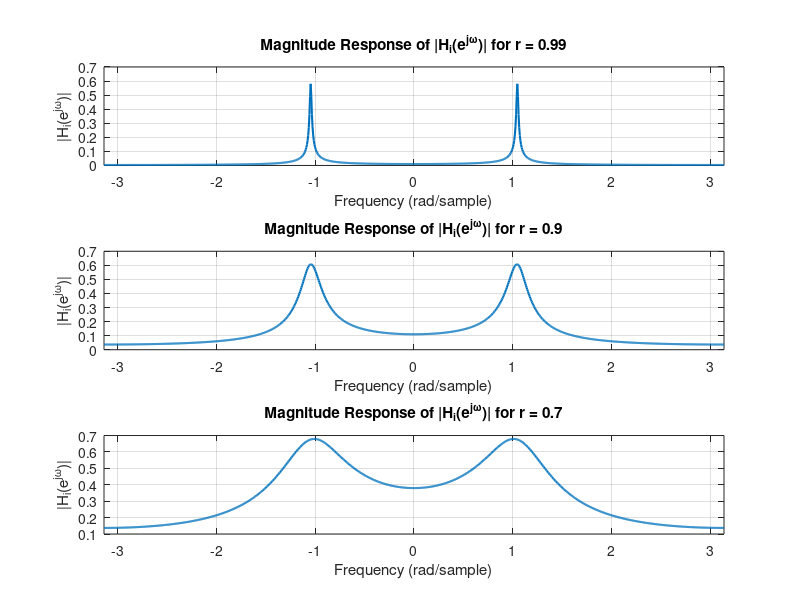
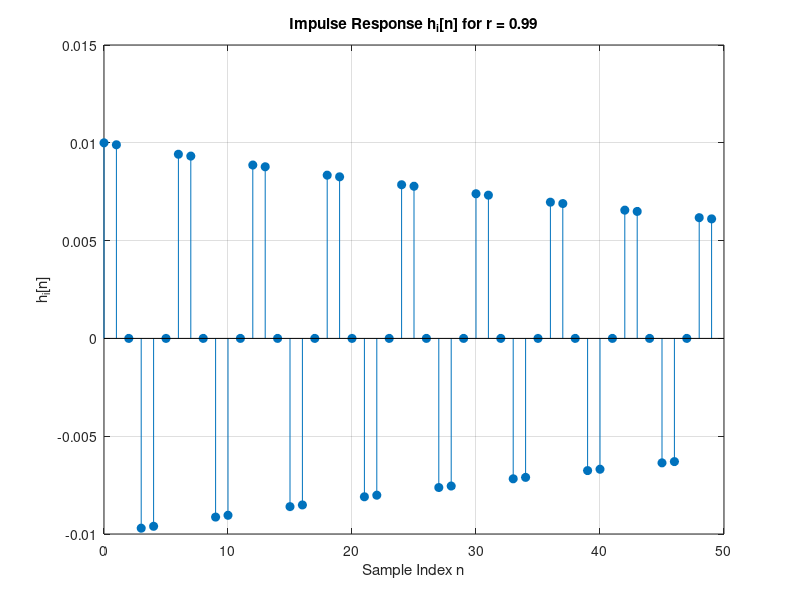
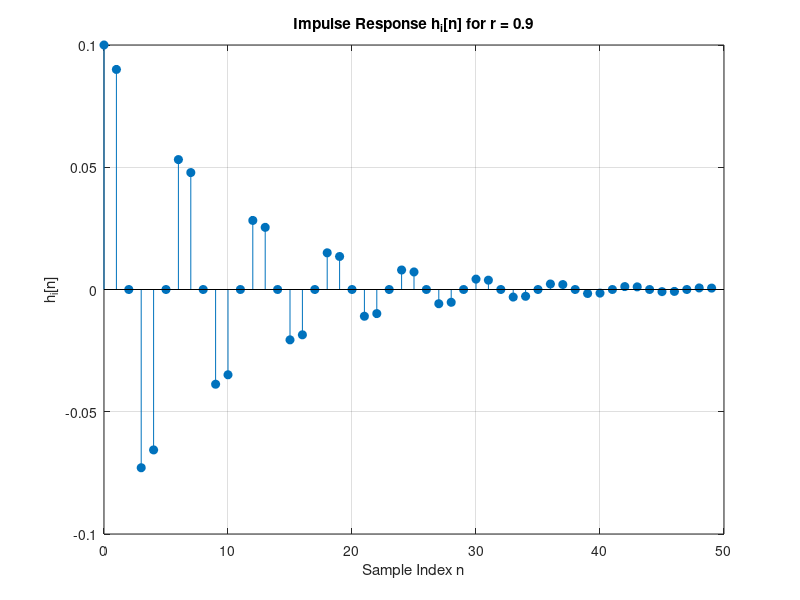
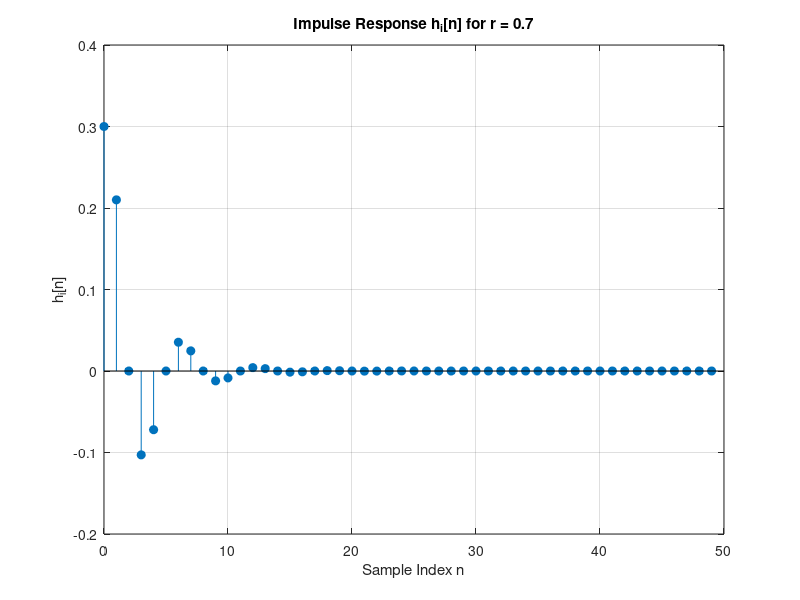

MATLAB code for these plots, in order: (Note: this script raises an error after producing the figures.)
% Parameters
theta = pi / 3; % given angle
r_values = [0.99, 0.9, 0.7]; % different values of r
omega = linspace(-pi, pi, 1000); % frequency range

% Define the frequency response function for |H_i(e^(jω))|
Hi_magnitude = @(r, theta, omega) abs(1 - r) ./ abs(1 - 2*r*cos(theta)*exp(-1j*omega) + r^2*exp(-1j*2*omega));

% Plot magnitude response for each value of r
figure;
for i = 1:length(r_values)
    r = r_values(i);
    H_mag = Hi_magnitude(r, theta, omega); % magnitude of the frequency response
    subplot(3, 1, i);
    plot(omega, H_mag, 'LineWidth', 1.5);
    title(['Magnitude Response of |H_i(e^{j\omega})| for r = ', num2str(r)]);
    xlabel('Frequency (rad/sample)');
    ylabel('|H_i(e^{j\omega})|');
    xlim([-pi, pi]);
    grid on;
end

% Coefficients for the difference equation of Hi(z)
% Hi(z) = (1 - r) / (1 - 2*r*cos(theta)*z^(-1) + r^2*z^(-2))
for i = 1:length(r_values)
    r = r_values(i);
    b = [1 - r]; % Numerator coefficients
    a = [1, -2*r*cos(theta), r^2]; % Denominator coefficients

    % Display filter coefficients
    fprintf('Filter coefficients for r = %.2f:\n', r);
    fprintf('Numerator (b): [%.4f]\n', b);
    fprintf('Denominator (a): [%.4f, %.4f, %.4f]\n\n', a);

    % Calculate impulse response using filter coefficients
    h_n = impz(b, a, 50); % Generate 50 samples of the impulse response
    figure;
    stem(0:length(h_n)-1, h_n, 'filled');
    title(['Impulse Response h_i[n] for r = ', num2str(r)]);
    xlabel('Sample Index n');
    ylabel('h_i[n]');
    grid on;
end

% Load and play the signal
load pcm;
%sound(pcm, 8000); % Play the audio at 8 kHz

% Plot 101 samples of the signal for time indices (100:200)
figure;
plot(100:200, pcm(100:200));
title('Time-Domain Plot of pcm Signal (Indices 100:200)');
xlabel('Sample Index');
ylabel('Amplitude');
grid on;

% Compute and plot the magnitude of the DTFT for 1001 samples (indices 100:1100)
[X, w] = DTFT(pcm(100:1100), 1024); % Compute DTFT
figure;
plot(w, abs(X));
title('Magnitude of DTFT of pcm (Indices 100:1100)');
xlabel('Frequency (rad/sample)');
ylabel('|X(e^{j\omega})|');
xlim([-pi, pi]);
grid on;

% Find the center frequency in radians/sample (modulation frequency = 3146 Hz, fs = 8000 Hz)
theta = (2 * pi * 3146) / 8000;

% Create the IIR filter function
function y = IIRfilter(x, theta, r)
    % Initialize output y with the same length as input x
    y = zeros(size(x));
    N = length(x);
    
    % Coefficients from the transfer function Hi(z)
    b0 = 1 - r;
    a1 = -2 * r * cos(theta);
    a2 = r^2;
    
    % Apply the recursive difference equation
    for n = 1:N
        if n == 1
            y(n) = b0 * x(n); % First sample, no feedback terms
        elseif n == 2
            y(n) = b0 * x(n) - a1 * y(n-1); % Second sample, one feedback term
        else
            y(n) = b0 * x(n) - a1 * y(n-1) - a2 * y(n-2); % General case
        end
    end
end

% Apply the filter to the pcm signal
r = 0.995; % Given value of r
filtered_pcm = IIRfilter(pcm, theta, r);

% Play and plot the filtered signal for indices (100:200)
sound(filtered_pcm, 8000); % Play the filtered signal
figure;
plot(100:200, filtered_pcm(100:200));
title('Time-Domain Plot of Filtered pcm Signal (Indices 100:200)');
xlabel('Sample Index');
ylabel('Amplitude');
grid on;

% Compute and plot the magnitude of the DTFT for the filtered signal (indices 100:1100)
[X_filtered, w] = DTFT(filtered_pcm(100:1100), 1024);
figure;
plot(w, abs(X_filtered));
title('Magnitude of DTFT of Filtered pcm (Indices 100:1100)');
xlabel('Frequency (rad/sample)');
ylabel('|X_{filtered}(e^{j\omega})|');
xlim([-pi, pi]);
grid on;

% Zoomed plot for the range [theta - 0.02, theta + 0.02]
omega_range = (theta - 0.02):0.0001:(theta + 0.02);
X_zoomed = interp1(w, abs(X_filtered), omega_range); % Interpolate for smooth zoomed plot
figure;
plot(omega_range, X_zoomed);
title(['Zoomed Magnitude of DTFT of Filtered pcm (Around \omega = \theta)']);
xlabel('Frequency (rad/sample)');
ylabel('|X_{filtered}(e^{j\omega})|');
grid on;

% Observations:
% 1. The filter amplifies the signal near the frequency ω = θ, allowing the narrowband
%    modulated signal to be more distinct relative to background noise.
% 2. Increasing r (e.g., to 0.9999999) would create an extremely narrow peak,
%    making the filter highly selective but potentially unstable and prone to amplifying noise.
% 3. Values of r very close to 1 can create a very narrowband filter, which could
%    introduce numerical issues or instability, especially for practical applications.


% Observations:
% - As r approaches 1, the poles get closer to the unit circle, making the filter's
%   frequency response more sharply peaked at ω = ±θ. This results in a narrowband filter.
% - For lower values of r (e.g., r = 0.7), the frequency response has a broader peak,
%   indicating a wider passband.
% - The filter's nature as a bandpass filter becomes evident as it amplifies signals near
%   ω = ±θ and attenuates others.
% - The choice of r controls the selectivity of the filter: higher r values create a more
%   selective (narrower) bandpass characteristic.

% Comments:
% The filter with r values close to 1 acts as a narrowband filter, useful for extracting
% specific frequency components from a signal. As r decreases, the bandwidth of the filter
% widens, making it less selective.
